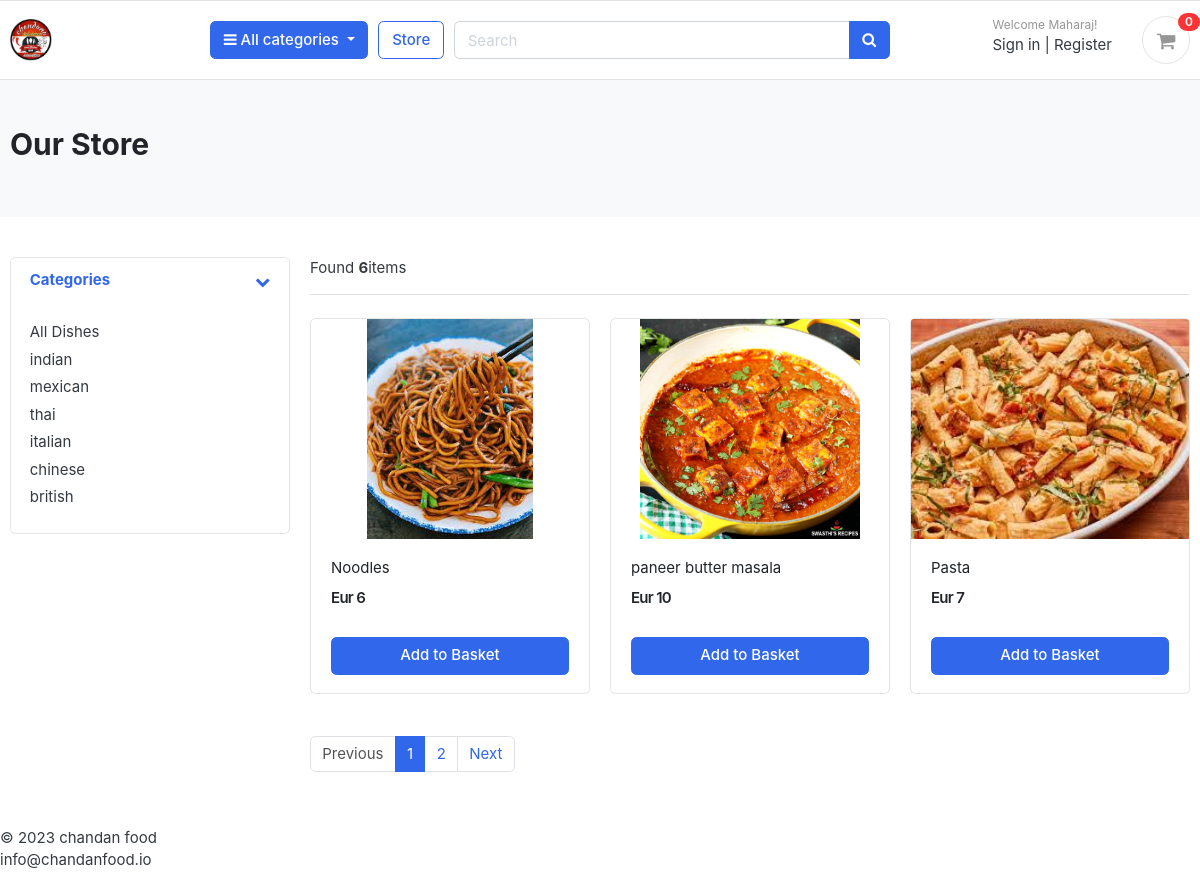
Page /foodstore/ on the committed database.
### category/models.py (models this page shows, shortened)
class Category(models.Model):
    category_name = models.CharField(max_length=50, unique=True)
    slug = models.SlugField(max_length=100, unique=True)
    description = models.TextField(max_length=255, blank=True)
    cat_image = models.ImageField(upload_to='photos/category', blank=True)
    class Meta:
        verbose_name = 'category'
        verbose_name_plural = 'categories'
    def get_url(self):
        return reverse('products_by_category', args=[self.slug])

### foodstore/models.py (models this page shows, shortened)
class Product(models.Model):
    product_name = models.CharField(max_length=200, unique=True)
    slug = models.SlugField(max_length=100, unique=True)
    description = models.TextField(max_length=500, blank=True)
    price = models.IntegerField()
    image = models.ImageField(upload_to='photos/products', blank=True)
    stock = models.IntegerField()
    is_available = models.BooleanField(default=True)
    category = models.ForeignKey(Category, on_delete=models.CASCADE)
    created_date = models.DateTimeField(auto_now_add=True)
    modified_date = models.DateTimeField(auto_now=True)
    def get_url(self):
        return reverse('product_detail', args=[self.category.slug,self.slug])

### foodstore/views.py (the view)
# urls.py: path('foodstore/', include('foodstore.urls')),
def foodstore(request, category_slug=None):
    categories = None
    products = None
    if category_slug != None:
        categories = get_object_or_404(Category, slug=category_slug)
        products = Product.objects.filter(category=categories, is_available=True)
        paginator = Paginator(products, 3)
        page = request.GET.get('page')
        paged_products = paginator.get_page(page)
        product_count = products.count()
    else:
        products = Product.objects.all().filter(is_available=True)
        paginator=Paginator(products,3)
        page=request.GET.get('page')
        paged_products=paginator.get_page(page)
        product_count = products.count()
    context = {
        'products': paged_products,
        'product_count': product_count,
    }
    return render(request, 'foodstore/foodstore.html', context)

### carts/context_processor.py (called while the page is built)
def counter(request):
    cart_count=0
    if 'admin' in request.path:
        return {}
    else:
        try:
            cart=Cart.objects.filter(cart_id=_cart_id(request))
            if request.user.is_authenticated:
                cart_items=CartItem.objects.all().filter(user=request.user)
            else:
                cart_items=CartItem.objects.all().filter(cart=cart[:1])
            for cart_item in cart_items:
                cart_count +=cart_item.quantity
        except Cart.DoesNotExist:
            cart_count=0
        return dict(cart_count=cart_count)

### carts/views.py (called while the page is built)
def _cart_id(request):
    cart = request.session.session_key
    if not cart:
        cart = request.session.create()
    return cart

### category/context_processors.py (called while the page is built)
def menu_links(request):
    links=Category.objects.all()
    return dict(links=links)

### templates/foodstore/foodstore.html
{% extends 'base.html' %}
{% load static %}
{% block content %}
<section class="section-pagetop bg">
<div class="container">
    {% if 'search' in request.path %}
<h2 class="title-page">Search Result</h2>
    {% else %}
	<h2 class="title-page">Our Store</h2>
    {% endif %}
</div>
</section>
<section class="section-content padding-y">
<div class="container">
<div class="row">
	<aside class="col-md-3">
<div class="card">
	<article class="filter-group">
		<header class="card-header">
			<a href="#" data-toggle="collapse" data-target="#collapse_1" aria-expanded="true" class="">
				<i class="icon-control fa fa-chevron-down"></i>
				<h6 class="title">Categories</h6>
			</a>
		</header>
		<div class="filter-content collapse show" id="collapse_1" style="">
			<div class="card-body">
				<ul class="list-menu">
                <li><a href="{% url 'foodstore' %}">All Dishes</a></li>
                    {% for category in links %}
				<li><a href="{{ category.get_url }}">{{ category.category_name }}  </a></li>
                    {% endfor %}
				</ul>
			</div>
		</div>
	</article>
</div>
	</aside>
	<main class="col-md-9">
<header class="border-bottom mb-4 pb-3">
		<div class="form-inline">
			<span class="mr-md-auto">Found <b>{{ product_count }}</b>items</span>
		</div>
</header>
<div class="row">
{% if products %}
    {% for product in products %}
	<div class="col-md-4">
		<figure class="card card-product-grid">
			<div class="img-wrap">
				<a href="{{product.get_url}}"></a> <img src="{{ product.image.url }}">
			</div>
			<figcaption class="info-wrap">
				<div class="fix-height">
					<a href="{{product.get_url}}" class="title">{{ product.product_name}}</a>
					<div class="price-wrap mt-2">
						<span class="price">Eur {{ product.price }}</span>
					</div>
				</div>
				<a href="{% url 'add_cart' product.id %}" class="btn btn-block btn-primary">Add to Basket </a>
			</figcaption>
		</figure>
	</div>
    {% endfor %}
{% else %}
<div>
<h2>No Food and Beverages found</h2>
    </div>
{% endif %}
</div>
<nav class="mt-4" aria-label="Page navigation sample">
    {% if products.has_other_pages %}
  <ul class="pagination">
  {% if products.has_previous %}
    <li class="page-item"><a class="page-link" href="?page={{ products.previous_page_number }}">Previous</a></li>
{% else %}
      <li class="page-item disabled"><a class="page-link" href="#">Previous</a></li>
      {% endif %}
  {% for i in products.paginator.page_range %}
      {% if products.number == i %}
         <li class="page-item active"><a class="page-link" href="#">{{ i }}</a></li>
      {% else %}
      <li class="page-item"><a class="page-link" href="?page={{ i }}">{{ i }}</a></li>
      {% endif %}
  {% endfor %}
    {% if products.has_next %}
    <li class="page-item"><a class="page-link" href="?page={{ products.next_page_number }}">Next</a></li>
        {% else %}
        <li class="page-item disabled"><a class="page-link" href="#">Next</a></li>
    {% endif %}
  </ul>
{% endif %}
</nav>
	</main>
</div>
</div>
</section>
{% endblock %}

### static/css/ui.css (style rules this page uses)
html { font-family: "Inter", sans-serif; font-size: 15px; }
.img-wrap { text-align: center; display: block; }
.img-wrap img { max-width: 100%; }
.price-wrap { letter-spacing: -0.7px; }
.padding-y { padding-top: 40px; padding-bottom: 40px; }
figure { margin-bottom: 0; }
article:after, .form-group:after { display: block; clear: both; content: ""; }
.bg { background-color: #f8f9fa; }
.title-page { color: #212529; }
[class*=list-] li:after { visibility: hidden; display: block; content: ""; overflow: hidden; height: 0; clear: both; }
.list-menu { list-style: none; margin: 0; padding-left: 0; }
.list-menu li { margin-bottom: 5px; }
.list-menu a { color: #343a40; }
[class*=card-product] a.title { color: #212529; display: block; }
[class*=card-product] .img-wrap { overflow: hidden; position: relative; }
[class*=card-product] .img-wrap img { height: 100%; max-width: 100%; width: auto; display: inline-block; -o-object-fit: cover; object-fit: cover; }
.card-product-grid { margin-bottom: 20px; }
.card-product-grid .img-wrap { border-radius: 0.2rem 0.2rem 0 0; height: 220px; }
.card-product-grid .info-wrap { overflow: hidden; padding: 18px 20px; }
.card-product-grid .fix-height { height: 80px; overflow: hidden; }
.card .img-wrap { overflow: hidden; }
.price { font-weight: 600; color: #212529; }
.icon-control { margin-top: 5px; float: right; font-size: 80%; }
.card-header .title { margin-bottom: 0; line-height: 1.5; }
.filter-group { border-bottom: 1px solid #e4e4e4; }
.filter-group .card-header { border-bottom: 0; }
.filter-group:last-child { border-bottom: 0; }
.section-pagetop { padding: 45px 0; }

### rows in the picture
Category: category_name "indian"
Category: category_name "mexican"
Category: category_name "thai"
Category: category_name "italian"
Category: category_name "chinese"
Category: category_name "british"
Product: image (picture), product_name "Noodles", price "6"
Product: image (picture), product_name "paneer butter masala", price "10"
Product: image (picture), product_name "Pasta", price "7"

### other values in the picture
{{ cart_count }} "0"
{{ product_count }} "6"
{{ i }} "1"
{{ i }} "2"
